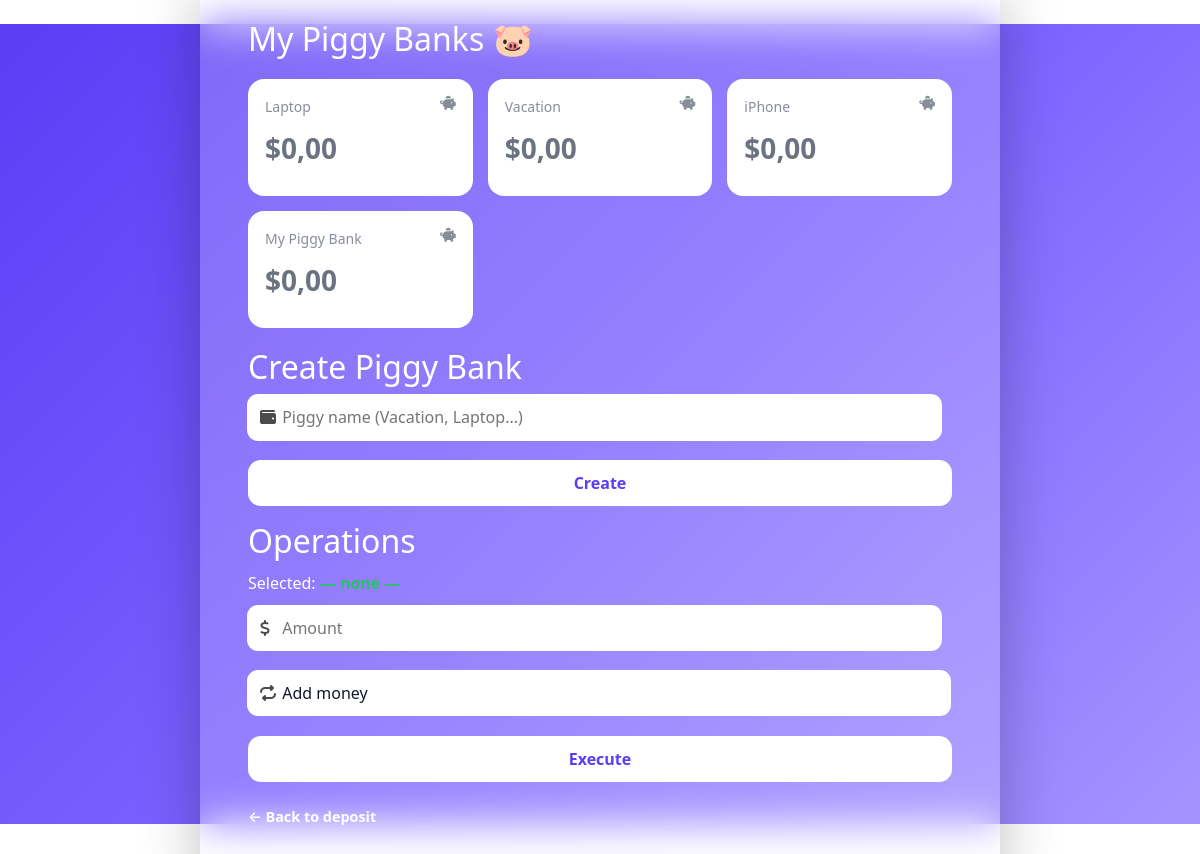
Page /deposits/piggy-bank/ (signed in) on the committed database.
### deposits/models.py (models this page shows, shortened)
class PiggyBank(models.Model):
    user = models.ForeignKey(User, on_delete=models.CASCADE)
    name = models.CharField(max_length=100, blank=True, default="My Piggy Bank")
    balance = models.DecimalField(max_digits=12, decimal_places=2, default=Decimal('0.00'))
    goal = models.DecimalField(max_digits=12, decimal_places=2, default=Decimal('0.00'))
    created_at = models.DateTimeField(auto_now_add=True, null=True)

### deposits/views.py (the view, shortened to what this page needs)
# urls.py: path('piggy-bank/', views.piggy_bank, name='piggy_bank'),
def piggy_bank(request):
    if not request.user.is_authenticated:
        return redirect('login')  # або куди потрібно
    piggies = PiggyBank.objects.filter(user=request.user).order_by('-created_at')
    selected_piggy = None
    percent = 0
    transactions = []
    if piggies.exists():
        selected_piggy = piggies.first()
        if selected_piggy.goal > 0:
            percent = min(int((selected_piggy.balance / selected_piggy.goal) * 100), 100)
        transactions = PiggyTransaction.objects.filter(   # ← змінено назву моделі
            piggy=selected_piggy
        ).order_by('-timestamp')[:10]
    return render(request, "deposits/piggy_bank.html", {
        "piggies": piggies,
        "selected_piggy": selected_piggy,
        "percent": percent,
        "transactions": transactions,
    })

### main/context_processors.py (called while the page is built)
def unread_messages(request):
    if request.user.is_authenticated:
        count = InboxMessage.objects.filter(
            receiver=request.user,
            is_read=False
        ).count()
    else:
        count = 0
    return {
        'unread_count': count
    }

### deposits/templates/deposits/piggy_bank.html (shortened to what this page needs)
﻿{% extends 'main/users/users_layout.html' %}
{% block content %}
<div class="login-page">
    <div class="login-card wide">
        <h1>My Piggy Banks 🐷</h1>
        <div class="piggy-grid">
            {% for piggy in piggies %}
            <div style="color: #6b7280;" class="piggy-card {% if selected_piggy == piggy.id %}active{% endif %}"
                 onclick="selectPiggy({{ piggy.id }}, '{{ piggy.name|default:"Piggy Bank" }}')">
            <div class="piggy-header">
                <span>{{ piggy.name|default:"Piggy Bank" }}</span>
                <i class="fa-solid fa-piggy-bank"></i>
            </div>
            <div class="piggy-balance">
                ${{ piggy.balance }}
            </div>
        </div>
        {% empty %}
        <p class="empty-text">No piggy banks yet</p>
        {% endfor %}
    </div>
    <h2>Create Piggy Bank</h2>
    <form method="post">
        <div class="input-group">
            <i class="fa-solid fa-wallet"></i>
            <input type="text" name="name" placeholder="Piggy name (Vacation, Laptop...)" required>
        </div>
        <button type="submit" name="action" value="create" class="login-btn">
            Create
        </button>
    </form>
    <h2>Operations</h2>
    <p class="selected-text">
        Selected:
        <span id="selected_name">— none —</span>
    </p>
    <form method="post" id="operation_form">
        <div class="input-group">
            <i class="fa-solid fa-dollar-sign"></i>
            <input type="number" name="amount" placeholder="Amount" step="0.01" required>
        </div>
        <div class="input-group">
            <i class="fa-solid fa-repeat"></i>
            <select name="action">
                <option value="add">Add money</option>
            </select>
        </div>
        <button type="submit" class="login-btn">
            Execute
        </button>
    </form>
    <div class="login-footer">
        <a href="{% url 'deposit' %}">
            ← Back to deposit
        </a>
    </div>
</div>
</div>
{% endblock %}

### main/static/main/css/main.css (style rules this page uses)
html, body { margin: 0; padding: 0; min-height: 100%; }
body { background-color: white; color: #111; overflow-x: hidden; overflow-y: auto; }
* { box-sizing: border-box; }
a { text-decoration: none; color: #9c9c9c; font-size: 0.9rem; transition: color 0.2s ease; }
.login-page { height:100vh; display:flex; justify-content:center; align-items:center; background:linear-gradient( 135deg, #5b3df5, #7b61ff, #a594ff ); }
.login-card { width:100%; max-width:420px; padding:3rem; position:relative; border-radius:1.5rem; background:rgba(255,255,255,0.2); backdrop-filter:blur(20px); color: white; box-shadow:0 20px 60px rgba(0,0,0,0.25); }
.login-card h1 { font-size:2rem; margin-bottom:0.3rem; }
.input-group { position:relative; margin-bottom:1.2rem; }
.input-group i { position:absolute; left:12px; top:50%; transform:translateY(-50%); opacity:0.7; color:black; }
.input-group input, .input-group select { width:100%; padding:0.7rem 0.7rem 0.7rem 2.2rem; border-radius:0.7rem !important; border:none; outline:none; background:white; appearance:none; -webkit-appearance:none; color:#111827; }
.login-btn { width:100%; padding:0.7rem; border:none; border-radius:0.8rem; background:white; color:#5b3df5; font-weight:600; cursor:pointer; transition:0.25s; }
.login-footer { margin-top:1.5rem; font-size:0.9rem; }
.login-footer a { color:white; font-weight:600; text-decoration:none; }

### main/static/main/css/deposits.css (style rules this page uses)
button { padding:10px 18px; border:none; border-radius:10px; cursor:pointer; background:#5b4cff; color:white; font-weight:600; }
input { padding:10px; border-radius:10px; border:1px solid #ddd; margin-right:10px; }
input { border: 1px solid #eee; padding: 8px; border-radius: 8px; }
.login-card.wide { max-width: 800px; }
.piggy-grid { display:grid; grid-template-columns:repeat(auto-fit, minmax(220px,1fr)); gap:15px; margin:20px 0; }
.piggy-card { background:#fff; border-radius:1rem; padding:15px; cursor:pointer; transition:0.2s; border:2px solid transparent; }
.piggy-header { display:flex; justify-content:space-between; font-size:14px; opacity:0.8; }
.piggy-balance { font-size:28px; font-weight:600; margin:10px 0; }
.selected-text { margin:10px 0; }
#selected_name { font-weight:600; color:#22c55e; }
.login-card.wide { max-width:800px; }

### rows in the picture
PiggyBank: name "Laptop", balance "0,00"
PiggyBank: name "Vacation", balance "0,00"
PiggyBank: name "iPhone", balance "0,00"
PiggyBank: name "My Piggy Bank", balance "0,00"
